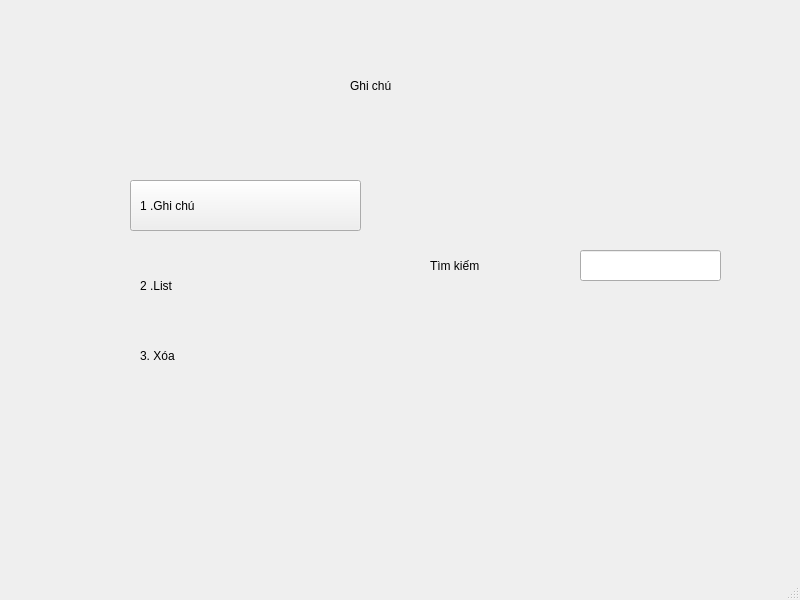
<?xml version="1.0" encoding="UTF-8"?>
<ui version="4.0">
 <class>MainWindow</class>
 <widget class="QMainWindow" name="MainWindow">
  <property name="geometry">
   <rect>
    <x>0</x>
    <y>0</y>
    <width>800</width>
    <height>600</height>
   </rect>
  </property>
  <property name="windowTitle">
   <string>MainWindow</string>
  </property>
  <widget class="QWidget" name="centralwidget">
   <widget class="QLabel" name="label_4">
    <property name="geometry">
     <rect>
      <x>110</x>
      <y>30</y>
      <width>661</width>
      <height>431</height>
     </rect>
    </property>
    <property name="text">
     <string/>
    </property>
    <property name="pixmap">
     <pixmap>tải-xuống.png</pixmap>
    </property>
    <property name="scaledContents">
     <bool>true</bool>
    </property>
   </widget>
   <widget class="QLabel" name="label_3">
    <property name="geometry">
     <rect>
      <x>430</x>
      <y>220</y>
      <width>151</width>
      <height>91</height>
     </rect>
    </property>
    <property name="styleSheet">
     <string notr="true">font: 20pt &quot;Times New Roman&quot;;</string>
    </property>
    <property name="text">
     <string>Tìm kiếm</string>
    </property>
   </widget>
   <widget class="QLabel" name="label_10">
    <property name="geometry">
     <rect>
      <x>270</x>
      <y>330</y>
      <width>71</width>
      <height>51</height>
     </rect>
    </property>
    <property name="text">
     <string/>
    </property>
    <property name="pixmap">
     <pixmap>../Downloads/icons8-trash-can-64.png</pixmap>
    </property>
   </widget>
   <widget class="QLabel" name="label_11">
    <property name="geometry">
     <rect>
      <x>350</x>
      <y>40</y>
      <width>181</width>
      <height>91</height>
     </rect>
    </property>
    <property name="styleSheet">
     <string notr="true">font: 30pt &quot;Times New Roman&quot;;</string>
    </property>
    <property name="text">
     <string>Ghi chú</string>
    </property>
   </widget>
   <widget class="QLabel" name="label_5">
    <property name="geometry">
     <rect>
      <x>140</x>
      <y>190</y>
      <width>191</width>
      <height>31</height>
     </rect>
    </property>
    <property name="styleSheet">
     <string notr="true">font: 16pt &quot;Times New Roman&quot;;</string>
    </property>
    <property name="text">
     <string>1 .Ghi chú</string>
    </property>
   </widget>
   <widget class="QLabel" name="label">
    <property name="geometry">
     <rect>
      <x>240</x>
      <y>220</y>
      <width>311</width>
      <height>351</height>
     </rect>
    </property>
    <property name="text">
     <string/>
    </property>
   </widget>
   <widget class="QLabel" name="label_7">
    <property name="geometry">
     <rect>
      <x>270</x>
      <y>260</y>
      <width>71</width>
      <height>51</height>
     </rect>
    </property>
    <property name="text">
     <string/>
    </property>
    <property name="pixmap">
     <pixmap>../Downloads/icons8-setting-64.png</pixmap>
    </property>
   </widget>
   <widget class="QLabel" name="label_6">
    <property name="geometry">
     <rect>
      <x>140</x>
      <y>270</y>
      <width>191</width>
      <height>31</height>
     </rect>
    </property>
    <property name="styleSheet">
     <string notr="true">font: 16pt &quot;Times New Roman&quot;;</string>
    </property>
    <property name="text">
     <string>2 .List</string>
    </property>
   </widget>
   <widget class="QLineEdit" name="lineEdit">
    <property name="geometry">
     <rect>
      <x>580</x>
      <y>250</y>
      <width>141</width>
      <height>31</height>
     </rect>
    </property>
   </widget>
   <widget class="QLabel" name="label_8">
    <property name="geometry">
     <rect>
      <x>140</x>
      <y>340</y>
      <width>191</width>
      <height>31</height>
     </rect>
    </property>
    <property name="styleSheet">
     <string notr="true">font: 16pt &quot;Times New Roman&quot;;</string>
    </property>
    <property name="text">
     <string>3. Xóa</string>
    </property>
   </widget>
   <widget class="QPushButton" name="pushButton">
    <property name="geometry">
     <rect>
      <x>130</x>
      <y>180</y>
      <width>231</width>
      <height>51</height>
     </rect>
    </property>
    <property name="text">
     <string> </string>
    </property>
   </widget>
   <widget class="QLabel" name="label_2">
    <property name="geometry">
     <rect>
      <x>290</x>
      <y>180</y>
      <width>81</width>
      <height>51</height>
     </rect>
    </property>
    <property name="text">
     <string/>
    </property>
    <property name="pixmap">
     <pixmap>../Downloads/archive_FILL0_wght400_GRAD0_opsz48.png</pixmap>
    </property>
   </widget>
   <zorder>label_4</zorder>
   <zorder>pushButton</zorder>
   <zorder>label_3</zorder>
   <zorder>label_10</zorder>
   <zorder>label_11</zorder>
   <zorder>label_5</zorder>
   <zorder>label</zorder>
   <zorder>label_7</zorder>
   <zorder>label_6</zorder>
   <zorder>lineEdit</zorder>
   <zorder>label_8</zorder>
   <zorder>label_2</zorder>
  </widget>
  <widget class="QMenuBar" name="menubar">
   <property name="geometry">
    <rect>
     <x>0</x>
     <y>0</y>
     <width>800</width>
     <height>26</height>
    </rect>
   </property>
  </widget>
  <widget class="QStatusBar" name="statusbar"/>
 </widget>
 <resources/>
 <connections/>
</ui>
